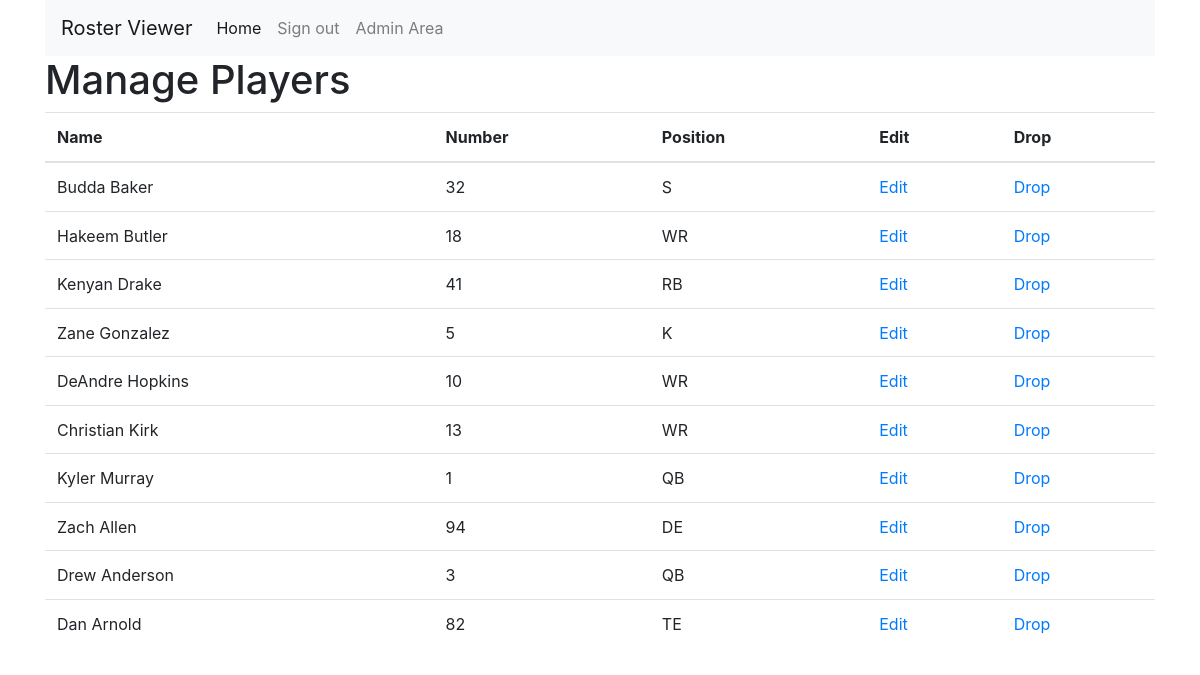
Screenshot of /admin_players.php (signed in) with the database file from the repository.
### tables this page shows
CREATE TABLE `player` (
  `playerID` int(10) UNSIGNED NOT NULL,
  `number` int(10) UNSIGNED NOT NULL,
  `teamID` int(10) UNSIGNED NOT NULL,
  `age` int(10) UNSIGNED NOT NULL,
  `experience` int(10) UNSIGNED NOT NULL,
  `college` varchar(30) NOT NULL,
  `height` varchar(5) NOT NULL,
  `weight` int(10) UNSIGNED NOT NULL,
  `position` varchar(4) NOT NULL,
  `first_name` varchar(20) NOT NULL,
  `last_name` varchar(20) NOT NULL,
  `picture` varchar(200) NOT NULL
);

### admin_players.php (the view, shortened to what this page needs)
<?php
require_once('template.php');
$pdo=DB::connect($settings);
$q = $pdo->prepare('SELECT * FROM users WHERE userID = ? ');
$q->execute([$_SESSION['user/ID']]);
$record=$q->fetch();
if ($record['role'] == 'su'){
	echo '<a href="create.php">Add a new player</a>';
    $q = $pdo->prepare('SELECT * FROM `player`');
    $q->execute([]);
}
else{
	$q = $pdo->prepare('SELECT * FROM `player` WHERE teamID = ? ');
	$q->execute([$record['teamID']]);
}
echo '<table class="table">';
echo'<thead>';
echo '<tr>';
echo '<th scope="col">Name</th>';
echo '<th scope="col">Number</th>';
echo '<th scope="col">Position</th>';
echo '<th scope="col">Edit</th>';
echo '<th scope="col">Drop</th>';
echo '</tr>';
echo '</thead>';
while($row=$q->fetch()){
	echo '<tr>';
	echo '<td>'.$row['first_name'].' '. $row['last_name'].'</td>';
	echo '<td>'.$row['number'].'</td>';
	echo '<td>'.$row['position'].'</td>';
	echo '<td><a href="edit.php?id='.$row['playerID'].'">Edit</a></td>';
	echo '<td><a href="delete.php?id='.$row['playerID'].'">Drop</a></td>';
	echo '<tr>';
}
echo '</table>';

### rows the page displays
player: first_name "Budda", last_name "Baker", number "32", position "S"
player: first_name "Hakeem", last_name "Butler", number "18", position "WR"
player: first_name "Kenyan", last_name "Drake", number "41", position "RB"
player: first_name "Zane", last_name "Gonzalez", number "5", position "K"
player: first_name "DeAndre", last_name "Hopkins", number "10", position "WR"
player: first_name "Christian", last_name "Kirk", number "13", position "WR"
player: first_name "Kyler", last_name "Murray", number "1", position "QB"
player: first_name "Zach", last_name "Allen", number "94", position "DE"
player: first_name "Drew", last_name "Anderson", number "3", position "QB"
player: first_name "Dan", last_name "Arnold", number "82", position "TE"

### other values shown
$title "Manage Players"
